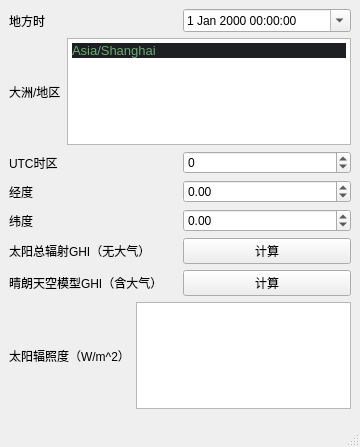
<?xml version="1.0" encoding="UTF-8"?>
<ui version="4.0">
 <class>MainWindow</class>
 <widget class="QMainWindow" name="MainWindow">
  <property name="enabled">
   <bool>true</bool>
  </property>
  <property name="geometry">
   <rect>
    <x>0</x>
    <y>0</y>
    <width>360</width>
    <height>447</height>
   </rect>
  </property>
  <property name="minimumSize">
   <size>
    <width>360</width>
    <height>418</height>
   </size>
  </property>
  <property name="maximumSize">
   <size>
    <width>360</width>
    <height>469</height>
   </size>
  </property>
  <property name="windowTitle">
   <string>MainWindow</string>
  </property>
  <widget class="QWidget" name="centralwidget">
   <property name="minimumSize">
    <size>
     <width>360</width>
     <height>418</height>
    </size>
   </property>
   <property name="maximumSize">
    <size>
     <width>360</width>
     <height>418</height>
    </size>
   </property>
   <layout class="QHBoxLayout" name="horizontalLayout_9">
    <item>
     <layout class="QVBoxLayout" name="verticalLayout">
      <item>
       <layout class="QHBoxLayout" name="horizontalLayout">
        <item>
         <widget class="QLabel" name="label">
          <property name="text">
           <string>地方时</string>
          </property>
         </widget>
        </item>
        <item>
         <widget class="QDateTimeEdit" name="localtime">
          <property name="calendarPopup">
           <bool>true</bool>
          </property>
         </widget>
        </item>
       </layout>
      </item>
      <item>
       <layout class="QHBoxLayout" name="horizontalLayout_2">
        <item>
         <widget class="QLabel" name="label_8">
          <property name="text">
           <string>大洲/地区</string>
          </property>
         </widget>
        </item>
        <item>
         <widget class="QTextEdit" name="timezone">
          <property name="html">
           <string>&lt;!DOCTYPE HTML PUBLIC &quot;-//W3C//DTD HTML 4.0//EN&quot; &quot;http://www.w3.org/TR/REC-html40/strict.dtd&quot;&gt;
&lt;html&gt;&lt;head&gt;&lt;meta name=&quot;qrichtext&quot; content=&quot;1&quot; /&gt;&lt;style type=&quot;text/css&quot;&gt;
p, li { white-space: pre-wrap; }
&lt;/style&gt;&lt;/head&gt;&lt;body style=&quot; font-family:'SimSun'; font-size:9pt; font-weight:400; font-style:normal;&quot;&gt;
&lt;p style=&quot; margin-top:0px; margin-bottom:0px; margin-left:0px; margin-right:0px; -qt-block-indent:0; text-indent:0px; background-color:#1e1f22;&quot;&gt;&lt;span style=&quot; font-family:'JetBrains Mono','monospace'; font-size:9.8pt; color:#6aab73;&quot;&gt;Asia/Shanghai&lt;/span&gt;&lt;/p&gt;&lt;/body&gt;&lt;/html&gt;</string>
          </property>
         </widget>
        </item>
       </layout>
      </item>
      <item>
       <layout class="QHBoxLayout" name="horizontalLayout_3">
        <item>
         <widget class="QLabel" name="label_2">
          <property name="text">
           <string>UTC时区</string>
          </property>
         </widget>
        </item>
        <item>
         <widget class="QSpinBox" name="utctimezone">
          <property name="minimum">
           <number>-11</number>
          </property>
          <property name="maximum">
           <number>11</number>
          </property>
         </widget>
        </item>
       </layout>
      </item>
      <item>
       <layout class="QHBoxLayout" name="horizontalLayout_4">
        <item>
         <widget class="QLabel" name="label_3">
          <property name="text">
           <string>经度</string>
          </property>
         </widget>
        </item>
        <item>
         <widget class="QDoubleSpinBox" name="lon">
          <property name="minimum">
           <double>-180.000000000000000</double>
          </property>
          <property name="maximum">
           <double>180.000000000000000</double>
          </property>
         </widget>
        </item>
       </layout>
      </item>
      <item>
       <layout class="QHBoxLayout" name="horizontalLayout_5">
        <item>
         <widget class="QLabel" name="label_4">
          <property name="text">
           <string>纬度</string>
          </property>
         </widget>
        </item>
        <item>
         <widget class="QDoubleSpinBox" name="lat">
          <property name="minimum">
           <double>-90.000000000000000</double>
          </property>
          <property name="maximum">
           <double>90.000000000000000</double>
          </property>
          <property name="singleStep">
           <double>0.000000000000000</double>
          </property>
         </widget>
        </item>
       </layout>
      </item>
      <item>
       <layout class="QHBoxLayout" name="horizontalLayout_6">
        <item>
         <widget class="QLabel" name="label_5">
          <property name="text">
           <string>太阳总辐射GHI（无大气）</string>
          </property>
         </widget>
        </item>
        <item>
         <widget class="QPushButton" name="simple">
          <property name="text">
           <string>计算</string>
          </property>
         </widget>
        </item>
       </layout>
      </item>
      <item>
       <layout class="QHBoxLayout" name="horizontalLayout_7">
        <item>
         <widget class="QLabel" name="label_6">
          <property name="text">
           <string>晴朗天空模型GHI（含大气）</string>
          </property>
         </widget>
        </item>
        <item>
         <widget class="QPushButton" name="clearsky">
          <property name="text">
           <string>计算</string>
          </property>
         </widget>
        </item>
       </layout>
      </item>
      <item>
       <layout class="QHBoxLayout" name="horizontalLayout_8">
        <item>
         <widget class="QLabel" name="label_7">
          <property name="text">
           <string>太阳辐照度（W/m^2）</string>
          </property>
         </widget>
        </item>
        <item>
         <widget class="QTextBrowser" name="textBrowser"/>
        </item>
       </layout>
      </item>
     </layout>
    </item>
   </layout>
  </widget>
  <widget class="QMenuBar" name="menubar">
   <property name="geometry">
    <rect>
     <x>0</x>
     <y>0</y>
     <width>360</width>
     <height>26</height>
    </rect>
   </property>
  </widget>
  <widget class="QStatusBar" name="statusBar"/>
 </widget>
 <resources/>
 <connections/>
</ui>
